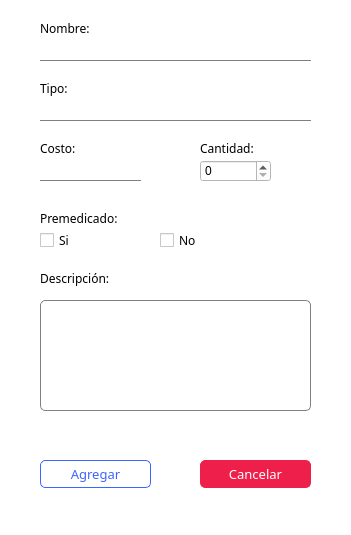
<?xml version="1.0" encoding="UTF-8"?>
<ui version="4.0">
 <class>farmaceutico_agregar_medicamento</class>
 <widget class="QDialog" name="farmaceutico_agregar_medicamento">
  <property name="geometry">
   <rect>
    <x>0</x>
    <y>0</y>
    <width>351</width>
    <height>535</height>
   </rect>
  </property>
  <property name="windowTitle">
   <string>Dialog</string>
  </property>
  <property name="styleSheet">
   <string notr="true">background: white;
</string>
  </property>
  <widget class="QLabel" name="label">
   <property name="geometry">
    <rect>
     <x>40</x>
     <y>20</y>
     <width>111</width>
     <height>16</height>
    </rect>
   </property>
   <property name="font">
    <font>
     <family>Montserrat</family>
    </font>
   </property>
   <property name="text">
    <string>Nombre:</string>
   </property>
  </widget>
  <widget class="QLineEdit" name="nombre_lineEdit">
   <property name="geometry">
    <rect>
     <x>40</x>
     <y>40</y>
     <width>271</width>
     <height>21</height>
    </rect>
   </property>
   <property name="styleSheet">
    <string notr="true">background: none;
border: none;
border-bottom: 1px solid gray;</string>
   </property>
  </widget>
  <widget class="QLineEdit" name="tipo_lineEdit">
   <property name="geometry">
    <rect>
     <x>40</x>
     <y>100</y>
     <width>271</width>
     <height>21</height>
    </rect>
   </property>
   <property name="styleSheet">
    <string notr="true">background: none;
border: none;
border-bottom: 1px solid gray;</string>
   </property>
  </widget>
  <widget class="QLabel" name="label_2">
   <property name="geometry">
    <rect>
     <x>40</x>
     <y>80</y>
     <width>57</width>
     <height>16</height>
    </rect>
   </property>
   <property name="font">
    <font>
     <family>Montserrat</family>
    </font>
   </property>
   <property name="text">
    <string>Tipo:</string>
   </property>
  </widget>
  <widget class="QLineEdit" name="costo_lineEdit">
   <property name="geometry">
    <rect>
     <x>40</x>
     <y>160</y>
     <width>101</width>
     <height>21</height>
    </rect>
   </property>
   <property name="styleSheet">
    <string notr="true">background: none;
border: none;
border-bottom: 1px solid gray;</string>
   </property>
   <property name="text">
    <string/>
   </property>
  </widget>
  <widget class="QLabel" name="label_3">
   <property name="geometry">
    <rect>
     <x>40</x>
     <y>140</y>
     <width>57</width>
     <height>16</height>
    </rect>
   </property>
   <property name="font">
    <font>
     <family>Montserrat</family>
    </font>
   </property>
   <property name="text">
    <string>Costo:</string>
   </property>
  </widget>
  <widget class="QLabel" name="label_4">
   <property name="geometry">
    <rect>
     <x>200</x>
     <y>140</y>
     <width>101</width>
     <height>16</height>
    </rect>
   </property>
   <property name="font">
    <font>
     <family>Montserrat</family>
    </font>
   </property>
   <property name="text">
    <string>Cantidad:</string>
   </property>
  </widget>
  <widget class="QLabel" name="label_5">
   <property name="geometry">
    <rect>
     <x>40</x>
     <y>210</y>
     <width>101</width>
     <height>16</height>
    </rect>
   </property>
   <property name="font">
    <font>
     <family>Montserrat</family>
    </font>
   </property>
   <property name="text">
    <string>Premedicado:</string>
   </property>
  </widget>
  <widget class="QPlainTextEdit" name="descripcion_plainTextEdit">
   <property name="geometry">
    <rect>
     <x>40</x>
     <y>300</y>
     <width>271</width>
     <height>111</height>
    </rect>
   </property>
   <property name="styleSheet">
    <string notr="true">border: 1px solid gray;
border-radius: 5px;</string>
   </property>
   <property name="plainText">
    <string/>
   </property>
  </widget>
  <widget class="QLabel" name="label_6">
   <property name="geometry">
    <rect>
     <x>40</x>
     <y>270</y>
     <width>81</width>
     <height>16</height>
    </rect>
   </property>
   <property name="font">
    <font>
     <family>Montserrat</family>
    </font>
   </property>
   <property name="text">
    <string>Descripción:</string>
   </property>
  </widget>
  <widget class="QSpinBox" name="cantidad_spinBox">
   <property name="geometry">
    <rect>
     <x>200</x>
     <y>160</y>
     <width>71</width>
     <height>22</height>
    </rect>
   </property>
   <property name="styleSheet">
    <string notr="true"/>
   </property>
  </widget>
  <widget class="QCheckBox" name="si_checkBox">
   <property name="geometry">
    <rect>
     <x>40</x>
     <y>230</y>
     <width>85</width>
     <height>20</height>
    </rect>
   </property>
   <property name="font">
    <font>
     <family>Montserrat</family>
    </font>
   </property>
   <property name="text">
    <string>Si</string>
   </property>
  </widget>
  <widget class="QCheckBox" name="no_checkBox">
   <property name="geometry">
    <rect>
     <x>160</x>
     <y>230</y>
     <width>85</width>
     <height>20</height>
    </rect>
   </property>
   <property name="font">
    <font>
     <family>Montserrat</family>
    </font>
   </property>
   <property name="text">
    <string>No</string>
   </property>
  </widget>
  <widget class="QPushButton" name="btn_cancelar">
   <property name="geometry">
    <rect>
     <x>200</x>
     <y>460</y>
     <width>111</width>
     <height>28</height>
    </rect>
   </property>
   <property name="font">
    <font>
     <family>Montserrat</family>
     <pointsize>10</pointsize>
    </font>
   </property>
   <property name="cursor">
    <cursorShape>PointingHandCursor</cursorShape>
   </property>
   <property name="styleSheet">
    <string notr="true">*{
	background-color: #EF1F4B;
	color: white;
	border: 1px solid #EF1F4B;
	border-radius: 5px;
	padding: 5px;
}
</string>
   </property>
   <property name="text">
    <string>Cancelar</string>
   </property>
  </widget>
  <widget class="QPushButton" name="btn_agregar_medicamento">
   <property name="geometry">
    <rect>
     <x>40</x>
     <y>460</y>
     <width>111</width>
     <height>28</height>
    </rect>
   </property>
   <property name="font">
    <font>
     <family>Montserrat</family>
     <pointsize>10</pointsize>
    </font>
   </property>
   <property name="cursor">
    <cursorShape>PointingHandCursor</cursorShape>
   </property>
   <property name="styleSheet">
    <string notr="true">*{
	background-color: white;
	color: #3E64FF;
	border: 1px solid #3E64FF;
	border-radius: 5px;
	padding: 5px;
}

:hover{
	color: white;
	background-color: #3E64FF;
}</string>
   </property>
   <property name="text">
    <string>Agregar</string>
   </property>
  </widget>
 </widget>
 <resources/>
 <connections/>
</ui>
